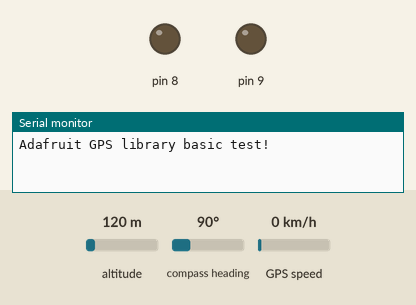
Simulated run of this sketch. Board: Arduino Uno, built with avr-gcc and run on an emulated ATmega328P. On the bench: output pins drawn as LEDs (lit = HIGH), the last lines printed to the serial monitor. The inputs (shaded band) are chosen by the test bench; at power-on: altitude 120 m, compass heading 90°, GPS speed 0 km/h. The GPS gets a fix after 3 s at 37.7749, -122.4194 with 8 satellites.

Above: at 0.1 s.
At 2.1 s:
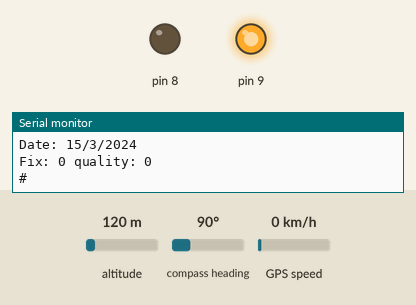
At 4.1 s:
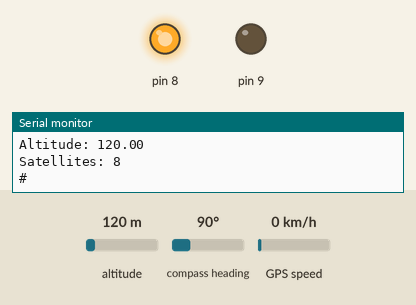
Timing chart, 0 to 5.6 s (numbered marks = the images above):
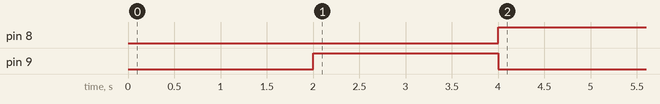

Measured:
- by itself, pin 8: LOW → HIGH at 4.0 s
- by itself, pin 9: LOW → HIGH at 2.0 s, → LOW 2.0 s later

The sketch:

GPSParsing.ino
```cpp
// Disclaimer!! Main bulk of code from Adafruit gps library.
// Most comments are ours though.

// Importing the Adafruit GPS libraries
#include <Adafruit_GPS.h>
#include <SoftwareSerial.h>

// Opening the connections on the Arduino
SoftwareSerial mySerial(3, 2);
Adafruit_GPS GPS(&mySerial);

// Activating the debugger/serial monitor in order to monitor the coordinates and data received from the gps
#define GPSECHO  true

// This keeps track of whether we're using the interrupt
// off by default!
boolean usingInterrupt = false;
void useInterrupt(boolean); // Func prototype keeps Arduino 0023 happy // (Me) Probably not necessary in this version of Arduino but
                                                                       // will leave on for safekeeping...
int previousTime = 0;

// Run once on startup
void setup()
{
  pinMode(8, OUTPUT);
  pinMode(9,OUTPUT);

  // Connect at 115200 (baud rate) so we can read the GPS fast enough and echo without dropping characters
  Serial.begin(115200);
  Serial.println("Adafruit GPS library basic test!");

  // 9600 NMEA is the default baud rate for Adafruit MTK GPS's- some use 4800
  GPS.begin(9600);

  // Next line turns on RMC (recommended minimum) and GGA (fix data) including altitude // May switch to minimum recommended
  GPS.sendCommand(PMTK_SET_NMEA_OUTPUT_RMCGGA);

  // uncomment next line to restrict to the "minimum recommended" data
  //GPS.sendCommand(PMTK_SET_NMEA_OUTPUT_RMCONLY);

  // Set the update rate to 1HZ (1 update per second)
  GPS.sendCommand(PMTK_SET_NMEA_UPDATE_1HZ);

  // Request updates on antenna status, comment out to keep quiet, but will be left on now to figure out when the antenna comes online
  GPS.sendCommand(PGCMD_ANTENNA);

  // Activate the 'timer0' interrupt to check for data and store it in order to not clutter up loop and make sure the rest of the
  // code runs whilst the loop function is running! Called once a millisecond as stated below.
  useInterrupt(true);

  delay(1000);
  // Ask for firmware version
  mySerial.println(PMTK_Q_RELEASE);
}


// Interrupt is called once a millisecond, looks for any new GPS data, and stores it
SIGNAL(TIMER0_COMPA_vect) {
  char c;
  c = GPS.read();

#ifdef UDR0
  if (GPSECHO)
  {
    if (c)
    {
      UDR0 = c;
    }
    // writing direct to UDR0 is much much faster than Serial.print
    // but only one character can be written at a time.
  }
#endif
}

void useInterrupt(boolean v) {
  if (v) {
    // Timer0 is already used for millis() - we'll just interrupt somewhere
    // in the middle and call the "Compare A" function above
    OCR0A = 0xAF;
    TIMSK0 |= _BV(OCIE0A);
    usingInterrupt = true;
  } else {
    // do not call the interrupt function COMPA anymore
    TIMSK0 &= ~_BV(OCIE0A);
    usingInterrupt = false;
  }
}

uint32_t timer = millis();

// One iteration every frame
void loop()
{
  // If interrupt is disabled, this conditional will handle dealing with the queries by hand.
  if (! usingInterrupt) {
    // read data from the GPS in the 'main loop'
    char c = GPS.read();

    // Checks to see if debugging/printing to serial monitor is activated, if so print data character by character. (If there is a
    // character to be printed)
    if (GPSECHO)
      if (c)
      {
        {
          Serial.print(c);
        }
      }
  }

  // if a sentence(GPS data) is received, we can check the checksum, parse it...
  if (GPS.newNMEAreceived()) {
    // a tricky thing here is if we print the NMEA sentence, or data
    // we end up not listening and catching other sentences!
    // so be very wary if using OUTPUT_ALLDATA and trying to print out data
    //Serial.println(GPS.lastNMEA());   // this also sets the newNMEAreceived() flag to false

    if (!GPS.parse(GPS.lastNMEA()))   // this also sets the newNMEAreceived() flag to false
      return;  // we can fail to parse a sentence in which case we should just wait for another
  }

  // if millis() or timer wraps around, we'll just reset it
  if (timer > millis())
  {
    timer = millis();
  }


  // approximately every 2 seconds or so, print out the current stats
  if (millis() - timer > 2000)
  {
    timer = millis(); // reset the timer

    Serial.print("\nTime: ");
    Serial.print(GPS.hour, DEC); Serial.print(':');
    Serial.print(GPS.minute, DEC); Serial.print(':');
    Serial.print(GPS.seconds, DEC); Serial.print('.');
    Serial.println(GPS.milliseconds);
    Serial.print("Date: ");
    Serial.print(GPS.day, DEC); Serial.print('/');
    Serial.print(GPS.month, DEC); Serial.print("/20");
    Serial.println(GPS.year, DEC);
    Serial.print("Fix: "); Serial.print((int)GPS.fix);
    Serial.print(" quality: "); Serial.println((int)GPS.fixquality);
    //bool test = false;
    //do {
      if (GPS.fix > 0){
        ChangeLED(true);
      }
      else {
        ChangeLED(false);
      }

      if (previousTime == GPS.seconds){
        ChangeLED(false);
      }
    if (GPS.fix)
    {
      // The issue was whether or not to use latitude and longitude as is or convert to degrees, we decided to use the degrees version
      // below.
      Serial.print("Location: ");
      Serial.print(GPS.latitude, 4); Serial.print(GPS.lat);
      Serial.print(", ");
      Serial.print(GPS.longitude, 4); Serial.println(GPS.lon);

      // Could implement use of control characters here as well to make finding specific coordinates for Google Maps easier,
      // but I like to complicate things. However, in Processing, I added a static string called 'coordinateLocation'.
      // If implementing a control character instead is completely necessary, you can just change what's in that string to what is
      // replaced with here. Program should continue to work fine.
      Serial.print("Location (in degrees, works with Google Maps): ");

      Serial.print(GPS.latitudeDegrees, 4);
      Serial.print(", "); // Could remove space to make things easier in Processing....
      Serial.println(GPS.longitudeDegrees, 4);

      Serial.print("Speed (knots): "); Serial.println(GPS.speed);
      Serial.print("Angle: "); Serial.println(GPS.angle);
      Serial.print("Altitude: "); Serial.println(GPS.altitude);
      Serial.print("Satellites: "); Serial.println((int)GPS.satellites);
      //test = true;
    }
    //} while(!test);
    previousTime = GPS.seconds;
    Serial.println("#"); // Control character to show end of data, for processing to communicate and grab coordinates, can be changed
                         // but make sure to change static char in my processing file...
  }
}

void ChangeLED(boolean hasAFix){
    if (hasAFix == true) {
    digitalWrite(9,LOW);
    digitalWrite(8,HIGH);
  }
  else {
    digitalWrite(8,LOW);
    digitalWrite(9,HIGH);
  }
}
```
